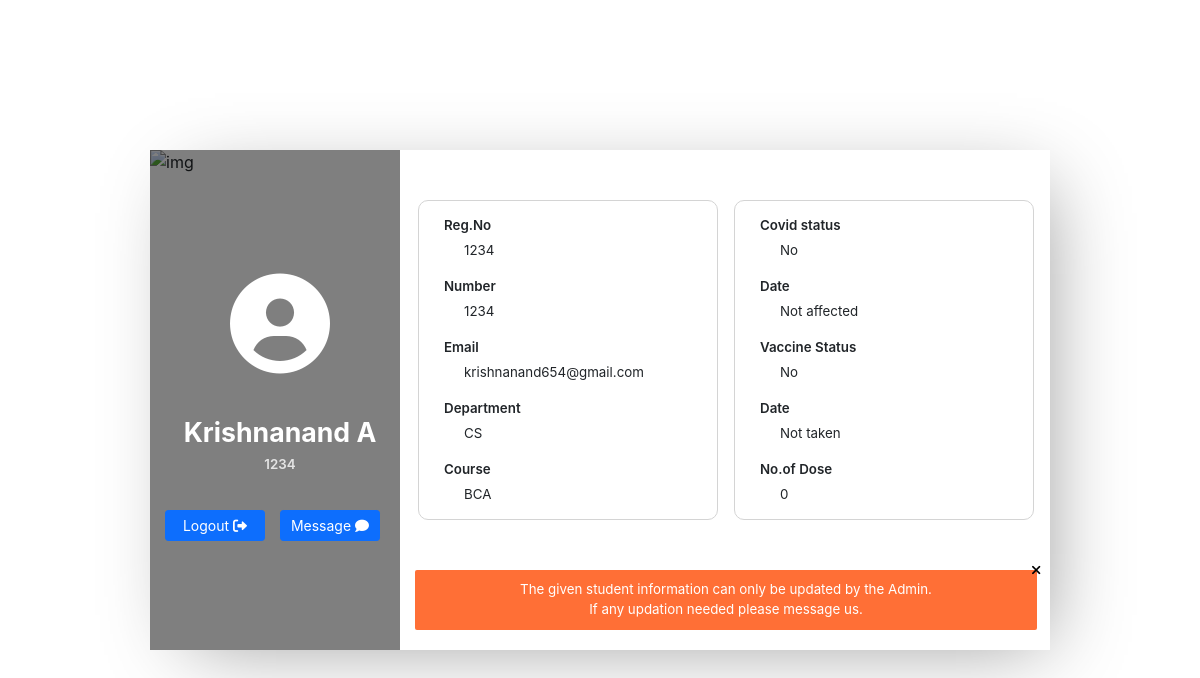
Screenshot of /student/student_dashboard.php (signed in) with the database file from the repository.
### tables this page shows
CREATE TABLE `student` (
  `id` int(11) NOT NULL,
  `name` varchar(100) NOT NULL,
  `no` bigint(15) NOT NULL,
  `dept` varchar(50) NOT NULL,
  `course` varchar(50) NOT NULL,
  `reg_num` int(20) NOT NULL,
  `email` varchar(255) DEFAULT NULL
);

CREATE TABLE `cvddetails` (
  `id` int(10) NOT NULL,
  `cvdstatus` varchar(5) NOT NULL,
  `cvddate` varchar(20) NOT NULL
);

CREATE TABLE `vacdetails` (
  `id` int(10) NOT NULL,
  `vacstatus` varchar(3) NOT NULL,
  `vacdate` varchar(20) DEFAULT '0',
  `dos` int(3) DEFAULT NULL
);

### student/student_dashboard.php (the view, shortened to what this page needs)
<?php
    include '../dbconnection.php';
?>
<!DOCTYPE html>
<html lang="en">
<head>
    <link rel="stylesheet" href="../assets/student_dashboard.css">
    <link rel="stylesheet" href="https://cdn.jsdelivr.net/npm/bootstrap@5.1.3/dist/css/bootstrap.min.css">
    <link rel="stylesheet" href="https://cdnjs.cloudflare.com/ajax/libs/font-awesome/6.0.0-beta2/css/all.min.css" />
</head>
<?php
if(isset($_SESSION["user"])){
$p =  $_SESSION["user"];
}else{
    echo "Unauthenticated user!";
}
        $sql = "SELECT  cvddetails.cvdstatus, cvddetails.cvddate, student.reg_num, student.name, student.no, student.email, student.dept, student.course, vacdetails.vacstatus, vacdetails.vacdate, vacdetails.dos from student INNER JOIN cvddetails ON cvddetails.id = student.id INNER JOIN vacdetails ON vacdetails.id = student.id where  student.reg_num = $p; ";
        $result = mysqli_query($conn, $sql);
        $row=mysqli_fetch_array($result);
?>
<body>
<div class="box">
    <div class="b1">
        <img src="https://images.pexels.com/photos/305816/pexels-photo-305816.jpeg?auto=compress&cs=tinysrgb&dpr=2&h=650&w=940" alt="img">
        <div class="overlay"></div>
            <div class="name">
                <p><i class="fas fa-user-circle user"></i><p>
                <h5>   <?php echo $row['name']; ?><h5>
                <h1 class="subtitle"><?php echo $row['reg_num']; ?></h1>
                <div class="button">
                    <button class="btn btn-primary btn-sm btn" onclick="location.href='../index.php';">Logout <i class="fas fa-sign-out-alt"></i></button>
                    <button class="btn btn-primary btn-sm btn" onclick="location.href='#popup1';">Message <i class="fas fa-comment"></i></button>
                </div>
            </div>
    <div>
        <div class="flex">
            <div class="details">
                <li class="a"> Reg.No</li><p class="data"><?php echo $row['reg_num']; ?></p>
                <li class="a"> Number</li><p class="data"><?php echo $row['no']; ?></p>
                <li class="a"> Email</li><p class="data"><?php echo $row['email']; ?></p>
                <li class="a"> Department</li><p class="data"><?php echo $row['dept']; ?></p>
                <li class="a"> Course</li><p class="data"><?php echo $row['course']; ?></p>
            </div>
            <div class="details2">
                <li>Covid status</li><p class="data"><?php echo $row['cvdstatus']; ?></p>
                <li>Date</li><p class="data"><?php echo $row['cvddate']; ?></p>
                <li>Vaccine Status</li><p class="data"><?php echo $row['vacstatus']; ?></p>
                <li>Date</li><p class="data"><?php echo $row['vacdate']; ?></p>
                <li>No.of Dose</li><p class="data"><?php echo $row['dos']; ?></p>
            </div>
     </div>
    <div id="myDIV"><p class="footer">The given student information can only be updated by the Admin.<br>If any updation needed please message us.  <a onclick="myFunction()"><i class="fas fa-times close"></i></a></div></p>
</div>
</div>
</body>
</html>

### assets/student_dashboard.css (style rules this page uses)
* { margin: 0; padding: 0; font-family: -apple-system, BlinkMacSystemFont, "Segoe UI", Roboto, Oxygen, Ubuntu, Cantarell, "Open Sans", "Helvetica Neue", sans-serif; box-sizing: border-box; }
.box { -webkit-box-shadow: 16px 14px 77px -22px rgba(0, 0, 0, 0.42); -moz-box-shadow: 16px 14px 77px -22px rgba(0, 0, 0, 0.42); box-shadow: 16px 14px 77px -22px rgba(0, 0, 0, 0.42); width: 900px; height: 500px; position: absolute; top: 50%; left: 50%; transform: translate(-450px, -250px); }
p { font-size: 100px; text-align: center; }
.subtitle { font-size: 10pt; text-align: center; font-weight: 600; color: rgb(228, 228, 228); }
.name { height: 500px; width: 260px; position: relative; color: white; padding: 100px 0 0; z-index: 2; }
.name h5 { text-align: center; font-weight: 700; font-size: 20pt; }
.b1 { display: flex; flex-direction: row; }
img { position: absolute; z-index: -1; height: 500px; width: 250px; }
.user { padding: 0 30px 0; }
.overlay { background-color: rgb(0, 0, 0); height: 500px; width: 250px; opacity: 50%; position: absolute; z-index: 1; }
.details, .details2 { margin: 20px 8px 0; height: 320px; border: 1px solid rgb(212, 212, 212); padding: 15px; width: 300px; border-radius: 10px; }
.b1 li { font-size: 10pt; font-weight: 600; list-style: none; padding: 0 10px 0; }
.data { font-size: 10pt; text-align: left; padding: 5px 30px 0; }
.flex { padding: 30px 0 0; display: flex; flex-direction: row; }
.button { display: flex; flex-direction: row; }
.btn { margin: 30px 0 0; margin-left: 15px; width: 100px; }
.footer { font-size: 10pt; margin: 50px 5px 0; border-radius: 2px; padding: 10px 0px 10px; background: rgb(255, 111, 54); color: white; }
a { cursor: pointer; }
.close { position: absolute; top: 414px; left: 882px; color: black; }

### rows the page displays
student: name "Krishnanand A", reg_num "1234", no "1234", email "krishnanand654@gmail.com", dept "CS", course "BCA", cvddetails.cvdstatus "No", cvddetails.cvddate "Not affected", vacdetails.vacstatus "No", vacdetails.vacdate "Not taken", vacdetails.dos "0"
